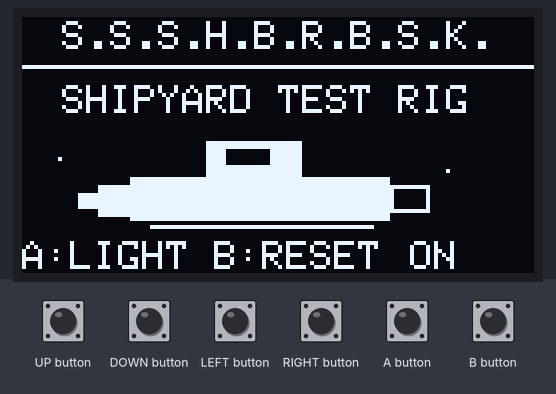
Recording of a sketch running on a simulated Arduboy, built with avr-gcc and run on an emulated ATmega32U4. On the bench: 128×64 one-colour display. The inputs (shaded band) are chosen by the test bench.

Above: at 1.2 s.
1.3 s: A button pressed for 0.15 s
At 2.5 s:
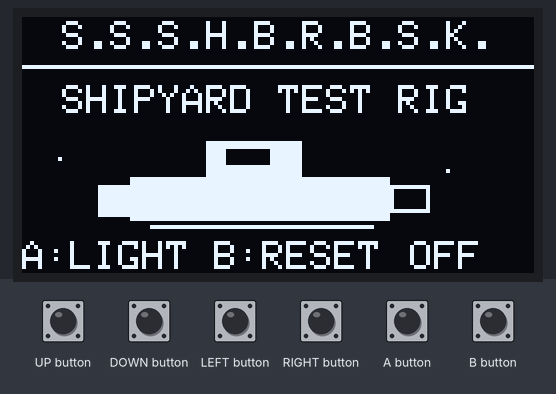
2.9 s: A button pressed for 1 s
At 3.7 s:
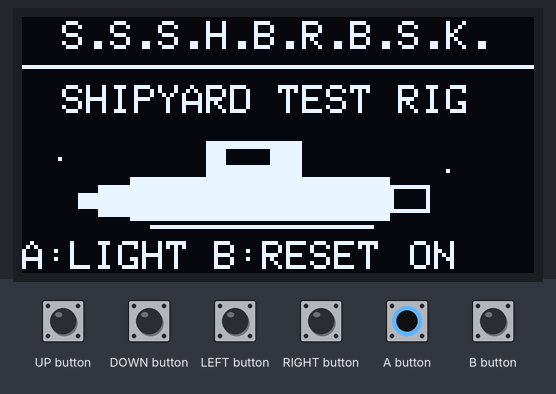
Timing chart, 0 to 5.9 s (numbered marks = the images above; inputs shaded):
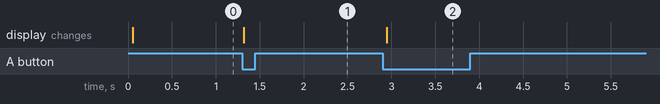

The sketch:

SSSHBRBSK.ino
```cpp
#include <Arduboy2.h>

// Milestone 0: visible hardware and simulator smoke test.
// No ship inventory, economy, EEPROM writes, or gameplay yet.
Arduboy2 arduboy;

constexpr uint8_t kFrameRate = 30;
bool thrusterLight = true;

void drawTugboat() {
  // Small 1-bit right-facing tugboat, entirely inside the 128x64 screen.
  // Engine and exhaust at left; cockpit and bow at right.
  arduboy.fillRect(27, 40, 65, 11, WHITE);  // main hull
  arduboy.drawFastHLine(32, 52, 56, WHITE); // keel
  arduboy.fillRect(46, 31, 24, 9, WHITE);   // bridge
  arduboy.fillRect(51, 33, 11, 4, BLACK);   // bridge window
  arduboy.drawRect(92, 42, 10, 7, WHITE);  // bow fitting
  arduboy.fillRect(19, 42, 8, 8, WHITE);   // rear thruster
  arduboy.fillRect(14, 44, 5, 4, thrusterLight ? WHITE : BLACK);
  arduboy.drawPixel(106, 38, WHITE);
  arduboy.drawPixel(9, 35, WHITE);
}

void drawTestScreen() {
  arduboy.clear();
  arduboy.setCursor(10, 1);
  arduboy.print(F("S.S.S.H.B.R.B.S.K."));
  arduboy.drawFastHLine(0, 12, WIDTH, WHITE);
  arduboy.setCursor(10, 17);
  arduboy.print(F("SHIPYARD TEST RIG"));
  drawTugboat();
  arduboy.setCursor(0, 56);
  arduboy.print(F("A:LIGHT B:RESET"));
  arduboy.setCursor(97, 56);
  arduboy.print(thrusterLight ? F("ON") : F("OFF"));
  arduboy.display();
}

void setup() {
  arduboy.begin();
  arduboy.setFrameRate(kFrameRate);
}

void loop() {
  if (!arduboy.nextFrame()) {
    return;
  }

  arduboy.pollButtons();
  if (arduboy.justPressed(A_BUTTON)) {
    thrusterLight = !thrusterLight;
  }
  if (arduboy.justPressed(B_BUTTON)) {
    thrusterLight = true;
  }
  drawTestScreen();
}
```

Measured:
- after the input at 1.3 s, the display: changes at once (image 1)
- after the input at 2.9 s, the display: changes after 0.05 s (image 2)
